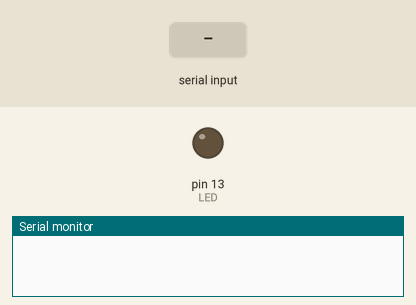
This sketch was run on a simulated Arduino Uno, built with avr-gcc and run on an emulated ATmega328P. On the bench: output pins drawn as LEDs (lit = HIGH), the last lines printed to the serial monitor. The test bench sets the inputs (shaded band).

Above: at 1.2 s.
1.3 s: "OPEN" received over Serial
At 3.5 s:
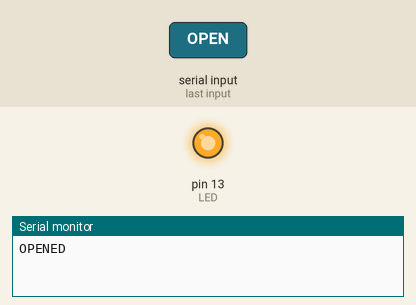
3.8 s: "CLOSE" received over Serial
At 5.4 s:
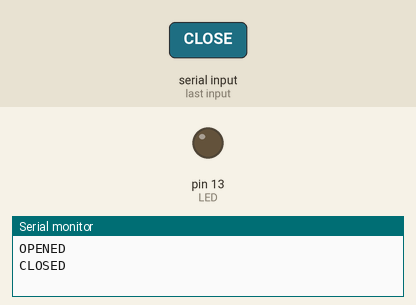
Timing chart, 0 to 6.9 s (numbered marks = the images above; inputs shaded):
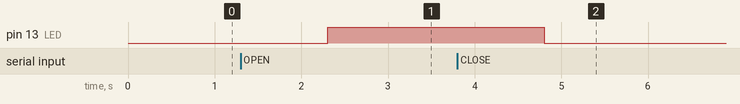

Measured:
- after the input at 1.3 s, pin 13 (LED): LOW → HIGH after 1.0 s
- after the input at 3.8 s, pin 13 (LED): HIGH → LOW after 1.0 s

The sketch:

Serial.ino
```cpp
byte LED=13;
String X;
String Y;
void setup() {
 Serial.begin(9600);
 pinMode(LED,OUTPUT);
 while(!Serial)
 {
       // put your setup code here, to run once:
 }
Serial.setTimeout(500);
}

void loop() {

  // put your main code here, to run repeatedly:
if( Serial.available() >0 )
{
   X =Serial.readString();
   Y= Serial.find("opening");
   if(X =="OPEN" )
  {
        digitalWrite(LED,HIGH);
    Serial.println("OPENED");
  }
   else if( X=="CLOSE")
  {
    digitalWrite(LED,LOW);
    Serial.println("CLOSED");

  }
  else
  {
    Serial.println("ERROR");
  }
}
}
```
